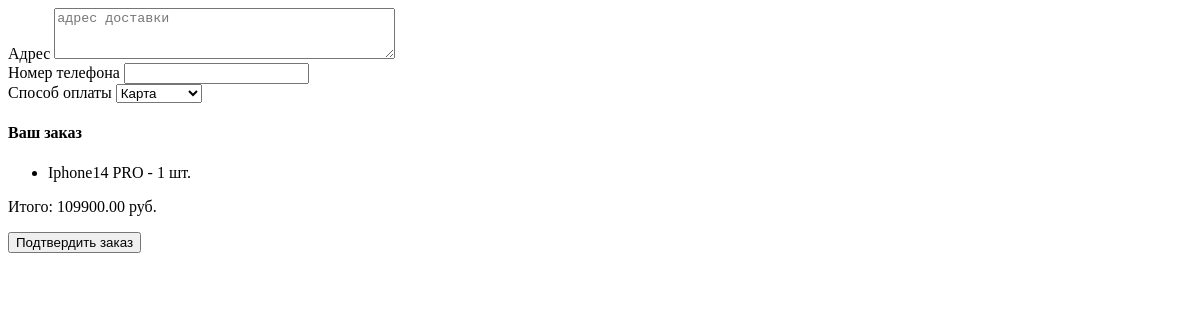
Before: /orders/order/ (signed in) with the older database file.
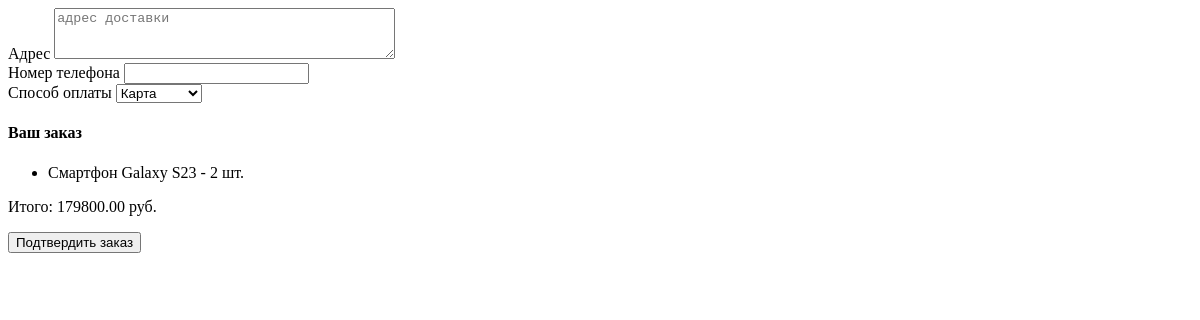
After: the same page with the newer database file.
### products/models.py (models this page shows, shortened)
class Basket(models.Model):
    user = models.ForeignKey(to='users.User', on_delete=models.CASCADE)
    product = models.ForeignKey(to=Product, on_delete=models.CASCADE)
    quantity = models.PositiveSmallIntegerField(default=0)
    created_timestamp = models.DateTimeField(auto_now_add=True)

class Product(models.Model):
    name = models.CharField(max_length=256)
    description = models.TextField()
    price = models.DecimalField(max_digits=10, decimal_places=2)
    quantity = models.PositiveIntegerField(default=0)
    image = models.ImageField(upload_to='products_images')
    category = models.ForeignKey(to=ProductsCategory, on_delete=models.CASCADE)

### orders/views.py (the view)
# urls.py: path('order/', order, name='order'),
def order(request):
    if not request.user.is_authenticated:
        return redirect('users:login')
    basket_items = Basket.objects.filter(user=request.user)
    if not basket_items.exists():
        return redirect('products:index')
    total_price = sum(item.product.price*item.quantity for item in basket_items)
    if request.method == 'POST':        #при отправке заказа
        form = OrderForm(request.POST)      #Создаёт экземпляр формы с переданными данными
        if form.is_valid():
            try:
                order=form.save(commit=False)   #commit=False - создаёт объект Order, но не сохраняет в БД
                order.user = request.user       #Привязывает пользователя
                order.total_price = total_price  #Устанавливает общую сумму
                order.status = 'pending'
                order.save()                    #Сохраняет заказ в БД
                for item in basket_items:
                    OrderItem.objects.create(
                        order=order,        #Для каждого товара в корзине создаёт запись OrderItem
                        product=item.product,
                        price=item.product.price,
                        quantity=item.quantity)
                basket_items.delete()
                return redirect('products:index')       #Перенаправляет на главную страницу после успешного оформления
            except Exception as e:
                print(f"Error saving order: {e}")
    else:                                                       #При открытии формы об оформлении заказа(первое открытие страницы)
        form=OrderForm(initial={'payment_method' : 'card'})
    context = {
        'form' : form,
        'basket' : basket_items,
        'total_price' : total_price,
    }
    return render(request, 'orders/order.html', context)

### orders/forms.py
class OrderForm(forms.ModelForm):
    shipping_address = forms.CharField(widget=forms.Textarea(attrs={'rows' : 3, 'placeholder' : 'адрес доставки'}))
    phone = forms.CharField(max_length=20, required=True)
    class Meta:
        model = Order
        fields = ('shipping_address', 'phone', 'payment_method')

### orders/templates/orders/order.html (shortened to what this page needs)
{% extends "orders/base.html" %}
{% block content %}
<div>
    <form action="{% url 'orders:order' %}" method="post">
        <div>
            <label for="{{ form.shipping_address.id_for_label }}">Адрес</label>
            {{ form.shipping_address }}
        </div>
        <div>
            <label for="{{ form.phone.id_for_label }}">Номер телефона</label>
            {{ form.phone }}
        </div>
        <div>
            <label for="{{ form.payment_method.id_for_label }}">Способ оплаты</label>
            {{ form.payment_method }}
        </div>
</div>
    <h4>Ваш заказ</h4>
    <ul>
        {% for item in basket %}
        <li>{{ item.product.name }} - {{ item.quantity }} шт.</li>
        {% endfor %}
    </ul>
    <p>Итого: {{ total_price }} руб.</p>
    <button type="submit">Подтвердить заказ</button>
{% endblock %}

Changed rows visible on the page:
removed Basket: product.name "Iphone14 PRO", quantity "1"
added Basket: product.name "Смартфон Galaxy S23", quantity "2"
Other visible differences:
{{ total_price }}: "109900.00" → "179800.00"
